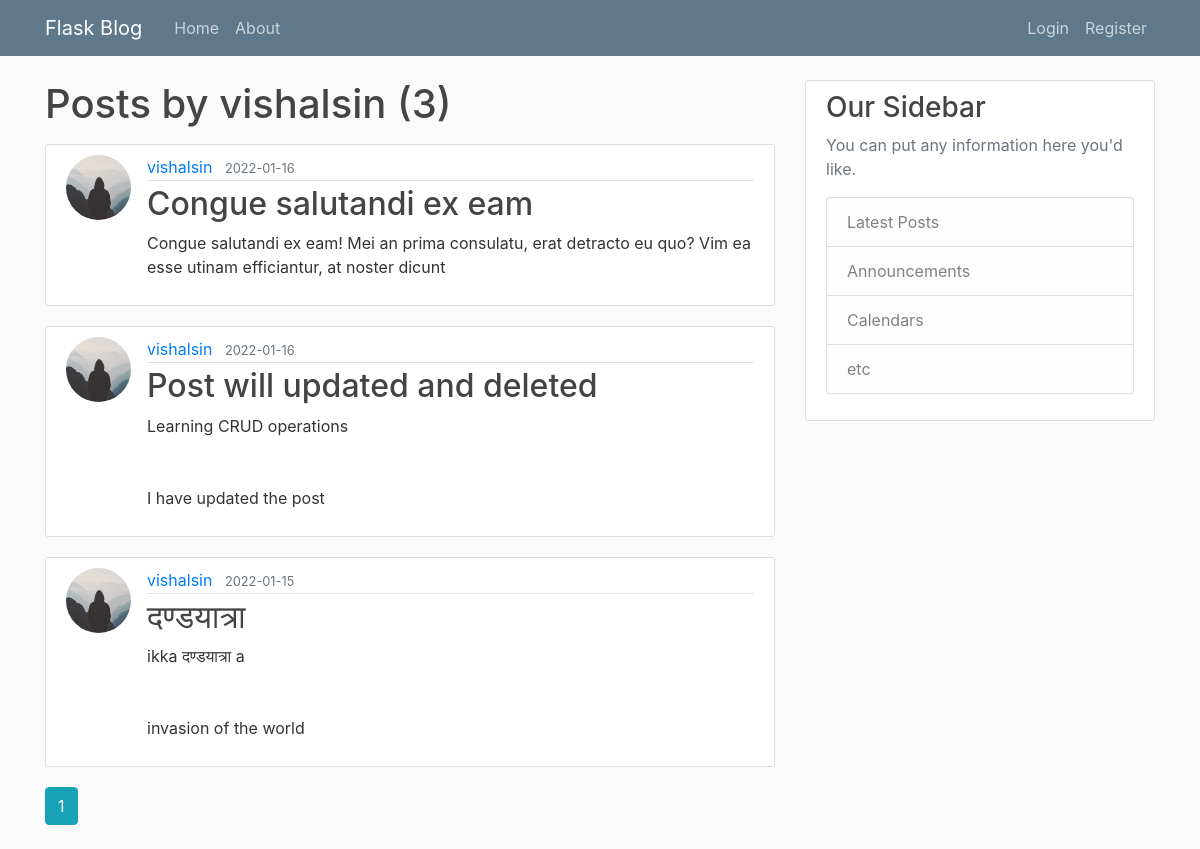
/user/vishalsin, run on the app's committed database.
### flaskblog/models.py (models this page shows, shortened)
class User(db.Model, UserMixin):
    id = db.Column(db.Integer, primary_key=True)
    username = db.Column(db.String(20), unique=True, nullable=False)
    email = db.Column(db.String(120), unique=True, nullable=False)
    image_file = db.Column(db.String(20), nullable=False, default='default.jpg')
    password = db.Column(db.String(60), nullable=False)
    posts = db.relationship('Post', backref='author', lazy=True)

class Post(db.Model):
    id = db.Column(db.Integer, primary_key=True)
    title = db.Column(db.String(100), nullable=False)
    date_posted = db.Column(db.DateTime, nullable=False, default=datetime.utcnow)
    content = db.Column(db.Text, nullable=False)
    user_id = db.Column(db.Integer, db.ForeignKey('user.id'), nullable=False)

### flaskblog/users/routes.py (the view)
@users.route("/user/<string:username>")
def user_posts(username):
    page = request.args.get('page', 1, type=int)
    user = User.query.filter_by(username=username).first_or_404()
    posts = Post.query.filter_by(author=user)\
        .order_by(Post.date_posted.desc())\
        .paginate(page=page, per_page=5)
    return render_template('user_posts.html', posts=posts, user=user)

### flaskblog/templates/user_posts.html
{% extends "layout.html" %}
{% block content %}
    <h1 class="mb-3">Posts by {{ user.username }} ({{ posts.total }})</h1>
    {% for post in posts.items %}
        <article class="media content-section">
          <img class="rounded-circle article-img" src="{{ url_for('static', filename='profile_pics/' + post.author.image_file) }}">
          <div class="media-body">
            <div class="article-metadata">
              <a class="mr-2" href="{{ url_for('users.user_posts', username=post.author.username) }}">{{ post.author.username }}</a>
              <small class="text-muted">{{ post.date_posted.strftime('%Y-%m-%d') }}</small>
            </div>
            <h2><a class="article-title" href="{{ url_for('posts.post', post_id=post.id) }}">{{ post.title }}</a></h2>
            <p class="article-content">{{ post.content }}</p>
          </div>
        </article>
    {% endfor %}
    {% for page_num in posts.iter_pages(left_edge=1, right_edge=1, left_current=1, right_current=2) %}
      {% if page_num %}
        {% if posts.page == page_num %}
          <a class="btn btn-info mb-4" href="{{ url_for('users.user_posts', username=user.username, page=page_num) }}">{{ page_num }}</a>
        {% else %}
          <a class="btn btn-outline-info mb-4" href="{{ url_for('users.user_posts', username=user.username, page=page_num) }}">{{ page_num }}</a>
        {% endif %}
      {% else %}
        ...
      {% endif %}
    {% endfor %}
{% endblock content %}

### flaskblog/static/main.css (style rules this page uses)
body { background: #fafafa; color: #333333; margin-top: 5rem; }
h1, h2, h3, h4, h5, h6 { color: #444444; }
.content-section { background: #ffffff; padding: 10px 20px; border: 1px solid #dddddd; border-radius: 3px; margin-bottom: 20px; }
.article-title { color: #444444; }
.article-content { white-space: pre-line; }
.article-img { height: 65px; width: 65px; margin-right: 16px; }
.article-metadata { padding-bottom: 1px; margin-bottom: 4px; border-bottom: 1px solid #e3e3e3 }

### data on the page
User: username "vishalsin"
Post: image_file (placeholder picture), author.username "vishalsin", date_posted "2022-01-16", title "Congue salutandi ex eam", content "Congue salutandi ex eam! Mei an prima consulatu, erat detracto eu quo? Vim ea esse utinam efficiantur, at noster dicunt"
Post: image_file (placeholder picture), author.username "vishalsin", date_posted "2022-01-16", title "Post will updated and deleted", content "Learning CRUD operations I have updated the post"
Post: image_file (placeholder picture), author.username "vishalsin", date_posted "2022-01-15", title "दण्डयात्रा", content "ikka दण्डयात्रा a invasion of the world"

### other printed values
{{ posts.total }} "3"
{{ page_num }} "1"
